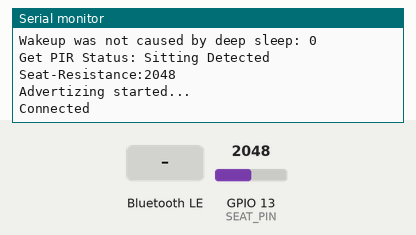
Bench run of a sketch on a simulated ESP32. Shown: the last lines printed to the serial monitor. Inputs (shaded band) come from the test bench; at power-on: GPIO 13 (SEAT_PIN) = 2048. Nothing arrives over Bluetooth unless stated; a phone connects over Bluetooth LE 3 s after start.

Above: at 11.2 s.
11.3 s: Bluetooth LE write "WRT" received
At 12.5 s:
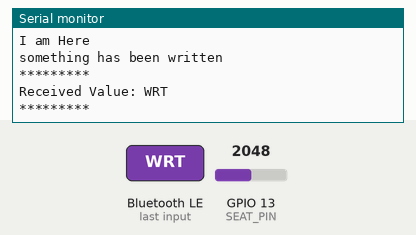
12.8 s: Bluetooth LE write "1" received
At 13.9 s:
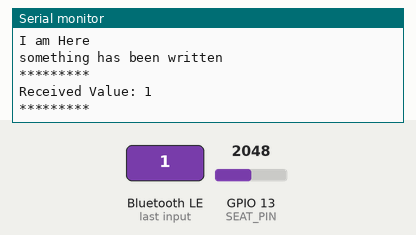

Measured:
- after the input at 11.3 s, the serial monitor: prints a new line at once (image 1)
- after the input at 12.8 s, the serial monitor: prints a new line at once (image 2)

The sketch:

CHAIR_SENSOR.ino
```cpp
#include "sys/time.h"
#include "BLEDevice.h"
#include "BLEServer.h"
#include "BLEUtils.h"
#include "esp_sleep.h"

#define SERVICE_UUID        "4fafc201-1fb5-459e-8fcc-c5c9c331914b"
#define CHARACTERISTIC_UUID "beb5483e-36e1-4688-b7f5-ea07361b26a8"
#define SEAT_PIN 13

int GPIO_DEEP_SLEEP_DURATION = 10;  // sleep 10 seconds and then wake up
RTC_DATA_ATTR static int working_mode;
RTC_DATA_ATTR static bool initialized;
int loop_counter = 0;

bool deviceConnected = false;
bool oldDeviceConnected = false;

BLEServer *pServer = NULL;
BLECharacteristic *pCharacteristic;
BLEService *pService;
BLEAdvertising *pAdvertising;

//Erkennt ob eine Verbindung mit dem BLE-Server aufgebaut wurde.
class MyServerCallbacks: public BLEServerCallbacks {
    void onConnect(BLEServer* pServer) {
      Serial.println("Connected");
      deviceConnected = true;
    };

    void onDisconnect(BLEServer* pServer) {
      Serial.println("Disconnected");
      deviceConnected = false;
    }
};


class MyCallbacks: public BLECharacteristicCallbacks {
    void onWrite(BLECharacteristic *pCharacteristic) {
      Serial.println("I am Here");
      std::string rxValue = pCharacteristic->getValue();
      Serial.println("something has been written");

       if(rxValue.length() == 4){

          std::string code;
          code.append(1,rxValue[0]);
          code.append(1,rxValue[1]);
          code.append(1,rxValue[2]);


          if (code == "WRT"){

            Serial.println("AUTH SUCCESSFULL");
            working_mode = rxValue[3];

          }
       }

      if (rxValue.length() > 0) {
        Serial.println("*********");
        Serial.print("Received Value: ");
        for (int i = 0; i < rxValue.length(); i++)
          Serial.print(rxValue[i]);

        Serial.println();
        Serial.println("*********");
      }
    }
};

/* #######################################################################
 * ##################### SENSOR METHODEN #################################
 * #######################################################################
 */

/*  method:       get_seat_status
 *  @description: Ermittelt
 *
 */
bool get_seat_status (){

  esp_sleep_wakeup_cause_t wakeup_reason;

  wakeup_reason = esp_sleep_get_wakeup_cause();

  switch(wakeup_reason)
  {
    case ESP_SLEEP_WAKEUP_EXT0 : Serial.println("Wakeup caused by external signal using RTC_IO"); return true; break;
    case ESP_SLEEP_WAKEUP_EXT1 : Serial.println("Wakeup caused by external signal using RTC_CNTL"); break;
    case ESP_SLEEP_WAKEUP_TIMER : Serial.println("Wakeup caused by timer"); break;
    case ESP_SLEEP_WAKEUP_TOUCHPAD : Serial.println("Wakeup caused by touchpad"); break;
    case ESP_SLEEP_WAKEUP_ULP : Serial.println("Wakeup caused by ULP program"); break;
    default : Serial.printf("Wakeup was not caused by deep sleep: %d\n",wakeup_reason); break;
  }
  Serial.print("Get PIR Status: ");
  pinMode(SEAT_PIN,INPUT);

  int seat_status = analogRead(SEAT_PIN);
  if(seat_status > 0){
    Serial.println("Sitting Detected");
    return true;
  }
  else{
    Serial.println("No sitting here");
    return false;
  }

}

int get_battery(){

  return 101; //101% = Powerplugged

}

int get_seat_detail(){

  pinMode(SEAT_PIN,INPUT);

  int seat_detail = analogRead(SEAT_PIN);
  Serial.print("Seat-Resistance:");
  Serial.println(seat_detail);
  return seat_detail;


}


void setBeacon() {

  char beacon_data[22];
  uint16_t beconUUID = 0xFEAA;

  BLEAdvertisementData oAdvertisementData = BLEAdvertisementData();

  oAdvertisementData.setFlags(0x06); // GENERAL_DISC_MODE 0x02 | BR_EDR_NOT_SUPPORTED 0x04
  oAdvertisementData.setCompleteServices(BLEUUID(beconUUID));


  bool used_status = get_seat_status();
  int seat_detail = get_seat_detail();
  char sensor_type = 'C'; //CHAIR
  int perc_battery = get_battery();

  unsigned char bytes[2];
  unsigned int n = seat_detail;

  bytes[0] = (n >> 8) & 0xFF;
  bytes[1] = (n >> 0) & 0xFF;


  beacon_data[0] = 0x20;  // Eddystone Frame Type (Unencrypted Eddystone-TLM)
  beacon_data[1] = 0x00;  // TLM version
  beacon_data[2] = working_mode;  //
  beacon_data[3] = sensor_type;
  beacon_data[4] =  used_status;    //
  beacon_data[5] =  used_status;
  beacon_data[6] = false;  //Vorzeichen (+ oder - Grad)
  beacon_data[7] = false;  //
  beacon_data[8] = (seat_detail >> 8) & 0xFF; //bigger_byte;
  beacon_data[9] = (seat_detail >> 0) & 0xFF; //bigger_byte;
  beacon_data[10] = false;
  beacon_data[11] = false;
  beacon_data[12] = false;
  beacon_data[13] = perc_battery;

  oAdvertisementData.setServiceData(BLEUUID(beconUUID), std::string(beacon_data, 14));

  pAdvertising->setScanResponseData(oAdvertisementData);

}

/*Method:        get_deep_sleep_duration
//@description:  Gibt die Deepsleep-dauer in Sekunden abhänging vom Workingmode zurück
//@param wm:     Integerwert für Workingmode
*/
int get_deep_sleep_duration(int wm){

  //Working_mode 1:
  if (wm == 1){
      Serial.println("Set Sleep for 300 Seconds (5 Minutes)");
      return 300;
  }
  //Working_Mode 2:
  if (wm == 2){
      Serial.println("Set Sleep for 60 Seconds (1 Minute)");
    return 60;

  }
  //Sonstiges
  Serial.println("Set Sleep for 3600 Seconds (1 Hour)");
  return 3600;
}

void setup() {


  Serial.begin(115200);


  if (!initialized){
    Serial.printf("Initialized: %d\n",initialized);
    initialized = true;
    working_mode = 1;
  }

  Serial.printf("Initialized: %d\n",initialized);
  Serial.printf("Working_mode: %d\n",working_mode);

  GPIO_DEEP_SLEEP_DURATION = get_deep_sleep_duration(working_mode);
  esp_sleep_enable_ext0_wakeup(GPIO_NUM_13,1); //1 = High, 0 = Low


  // Create the BLE Device
  BLEDevice::init("SEDUS_SEAT");
  // Create the BLE Server
  pServer = BLEDevice::createServer();

  pService = pServer->createService(SERVICE_UUID);
  pCharacteristic = pService->createCharacteristic(
                                         CHARACTERISTIC_UUID,
                                         BLECharacteristic::PROPERTY_READ |
                                         BLECharacteristic::PROPERTY_WRITE
                                       );

   pServer->setCallbacks(new MyServerCallbacks());
   pCharacteristic->setCallbacks(new MyCallbacks());

  pCharacteristic->setValue("Start");

  pAdvertising = pServer->getAdvertising();
  setBeacon();
  pService->start();
   // Start advertising
  pAdvertising->start();
  Serial.println("Advertizing started...");
  delay(10000);
  //pAdvertising->stop();
  if (deviceConnected == false){
  Serial.printf("enter deep sleep startup\n");
  esp_deep_sleep(1000000ULL * GPIO_DEEP_SLEEP_DURATION);
  Serial.printf("in deep sleep\n");
  }
}

void loop() {

 delay(2000);
 loop_counter++;

 if(!deviceConnected || loop_counter>20){
  Serial.printf("enter deep sleep loop\n");
  esp_deep_sleep(1000000ULL * GPIO_DEEP_SLEEP_DURATION);
 }

}
```
